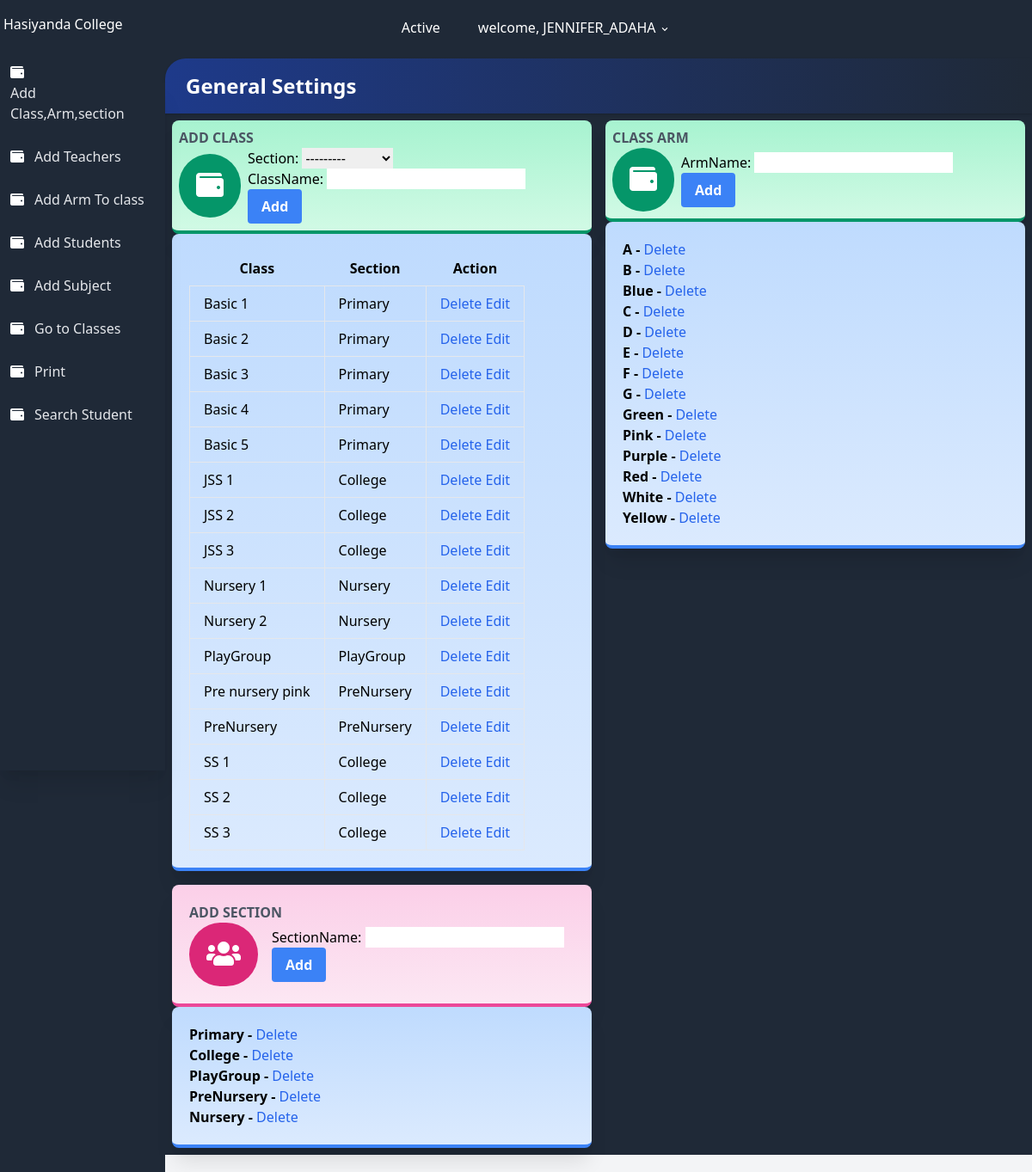
/settings/ (signed in), run on an earlier commit of the app's database.
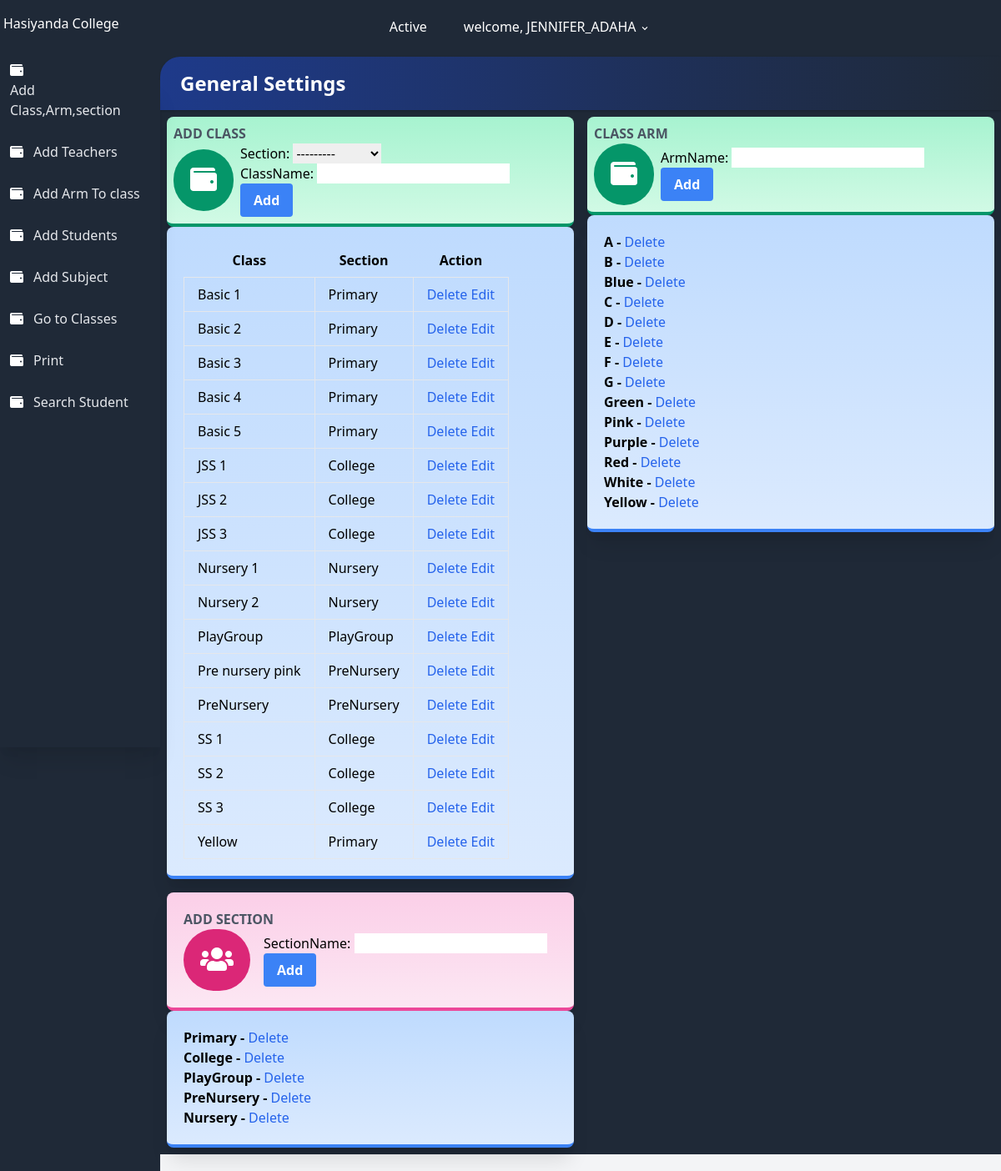
And on a later commit of the database.
### users/models.py (models this page shows, shortened)
class User(AbstractUser):
    class Role(models.TextChoices):
        ADMIN = 'admin'
        TEACHER = 'teacher'
        STUDENT = 'student'
    base_role = Role.TEACHER
    role = models.CharField(max_length=10, choices= Role.choices , null=True, blank=True)
    section = models.ForeignKey('result.section', on_delete=models.SET_NULL, null=True , blank=True)
    class Meta:
        db_table = 'auth_user'

### result/models.py (models this page shows, shortened)
class all_class(models.Model):
    className = models.CharField(max_length=100 , unique=True)
    section = models.ForeignKey(section, on_delete=models.CASCADE, null=True)
    complete = models.BooleanField(default=False)
    date = models.DateTimeField(auto_now_add=True)
    class Meta:
        ordering = ['className']

class section(models.Model):
    sectionName = models.CharField(max_length=100 , unique=True)
    def __str__(self):
        return self.sectionName

class classArm(models.Model):
    armName = models.CharField(max_length=100 , unique=True)
    class Meta:
        ordering = ['armName']

### result/views.py (the view, shortened to what this page needs)
# urls.py: path('settings/', settings.as_view(), name='settings'),
class settings(LoginRequiredMixin, TemplateView):
    login_url = 'result:login'
    template_name = 'result/settings.html'
    queryset = all_class.objects.all()
    def get_context_data(self, **kwargs):
        context = super(settings, self).get_context_data(**kwargs)
        context['classForm'] = allClassForm()
        context['armForm'] = classArmForm()
        context['sectionForm'] = sectionForm()
        context['imageForm'] = ImageForm()
        context['settingForm'] = settingForm()
        context['allclass'] = all_class.objects.all()
        context['classArm'] = classArm.objects.all()
        context['sections'] = section.objects.all()
        context['img'] = Images.objects.all()
        context['setting'] = setting.objects.all()
        context['studentCount'] = students.objects.all().count()
        return context

### result/forms.py
class allClassForm(forms.ModelForm):
    class Meta:
        model = all_class
        fields = ['section', 'className' ]

class classArmForm(forms.ModelForm):
    class Meta:
        model = classArm
        fields = ['armName']

### result/templates/result/settings.html (shortened to what this page needs)
{% extends 'settingsbase.html' %}
{% load static %}
{% block content %}
<div class="flex flex-wrap">
    <div class="w-full md:w-1/2 xl:w-1/3 p-2">
        <div class="bg-gradient-to-b from-green-200 to-green-100 border-b-4 border-green-600 rounded-lg shadow-xl p-2">
            <h2 class="font-bold uppercase text-gray-600">Add Class</h2>
            <div class="flex flex-row items-center">
                <div class="flex-shrink pr-2">
                    <div class="rounded-full p-5 bg-green-600"><i class="fa fa-wallet fa-2x fa-inverse"></i></div>
                </div>
                <form method="post"  class="">
                      {{ classForm.as_p }}
                      <button
                        class="bg-blue-500 hover:bg-blue-700 text-white font-bold py-2 px-4 rounded focus:outline-none focus:shadow-outline"
                        type="submit"> Add</button>
                </form>
            </div>
        </div>
            <div class="bg-gradient-to-b from-blue-200 to-blue-100 border-b-4 border-blue-500 rounded-lg shadow-xl p-5">
                <div class="flex flex-row items-center">
                        <table class="table-auto">
                            <thead>
                              <tr>
                                <th class="px-4 py-2">Class</th>
                                <th class="px-4 py-2">Section</th>
                                <th class="px-4 py-2">Action</th>
                              </tr>
                            </thead>
                            <tbody>
                              {% for class in allclass%}
                              <tr>
                                <td class="border px-4 py-2">
                                    {{class.className}}
                                </td>
                                <td class="border px-4 py-2">{{class.section}}</td>
                                <td class="border px-4 py-2">
                                    <a href="{% url 'result:deleteClass' class.id %}" class="font-medium text-blue-600 dark:text-blue-500 hover:underline" >
                                        Delete
                                      </a>
                                      <a href="{% url 'result:EditClass' class.id %}" class="font-medium text-blue-600 dark:text-blue-500 hover:underline" >
                                          Edit
                                        </a>
                                </td>
                              </tr>
                              {% endfor %}
                            </tbody>
                          </table>
                </div>
            </div>
    </div>
    <div class="w-full md:w-1/2 xl:w-1/3 p-2">
        <div class="bg-gradient-to-b from-green-200 to-green-100 border-b-4 border-green-600 rounded-lg shadow-xl p-2">
            <h2 class="font-bold uppercase text-gray-600">Class Arm</h2>
            <div class="flex flex-row items-center">
                <div class="flex-shrink pr-2">
                    <div class="rounded-full p-5 bg-green-600"><i class="fa fa-wallet fa-2x fa-inverse"></i></div>
                </div>
                <form method="post"  class="">
                      {{ armForm.as_p }}
                      <button
                        class="bg-blue-500 hover:bg-blue-700 text-white font-bold py-2 px-4 rounded focus:outline-none focus:shadow-outline"
                        type="submit"> Add</button>
                </form>
            </div>
        </div>
        <div class="bg-gradient-to-b from-blue-200 to-blue-100 border-b-4 border-blue-500 rounded-lg shadow-xl p-5">
            <div class="flex flex-row items-center">
                <ul class=" font-bold">
                    {% for classArm in classArm%}
                      <li  >
                         {{ classArm.armName}} -
                         <a href="{% url 'result:deleteArm' classArm.id %}" class="font-medium text-blue-600 dark:text-blue-500 hover:underline" >
                          Delete
                        </a>
                      </li>
                    {% endfor %}
                  </ul>
            </div>
        </div>
    </div>
    <div class="w-full md:w-1/2 xl:w-1/3 p-2">
        <div class="bg-gradient-to-b from-pink-200 to-pink-100 border-b-4 border-pink-500 rounded-lg shadow-xl p-5">
            <h2 class="font-bold uppercase text-gray-600">Add Section</h2>
            <div class="flex flex-row items-center">
                <div class="flex-shrink pr-4">
                    <div class="rounded-full p-5 bg-pink-600"><i class="fas fa-users fa-2x fa-inverse"></i></div>
                </div>
                <form method="post"  class="">
                    {{ sectionForm.as_p }}
                    <button
                      class="bg-blue-500 hover:bg-blue-700 text-white font-bold py-2 px-4 rounded focus:outline-none focus:shadow-outline"
                      type="submit"> Add</button>
              </form>
            </div>
        </div>
        <div class="bg-gradient-to-b from-blue-200 to-blue-100 border-b-4 border-blue-500 rounded-lg shadow-xl p-5">
            <div class="flex flex-row items-center">
                <ul class=" font-bold">
                    {% for section in sections %}
                      <li  >
                        {{ section.sectionName }} -
                         <a href=" " class="font-medium text-blue-600 dark:text-blue-500 hover:underline" >
                          Delete
                        </a>
                      </li>
                    {% endfor %}
                  </ul>
            </div>
        </div>
    </div>
</div>
{% endblock %}

### templates/settingsbase.html (shortened to what this page needs)
{% load static %}
<!DOCTYPE html>
<html lang="en">
<head>
    <link rel="stylesheet" href="https://use.fontawesome.com/releases/v5.3.1/css/all.css">
    <link rel="stylesheet" href="https://unpkg.com/tailwindcss@2.2.19/dist/tailwind.min.css"/>
    <link href="https://afeld.github.io/emoji-css/emoji.css" rel="stylesheet">
</head>
<body class="bg-gray-800 font-sans leading-normal tracking-normal mt-12">
<header>
    <nav aria-label="menu nav" class="bg-gray-800 pt-2 md:pt-1 pb-1 px-1 mt-0 h-auto fixed w-full z-20 top-0">
        <div class="flex flex-wrap items-center">
            <div class="flex flex-shrink md:w-1/3 justify-center md:justify-start text-white">
                <a href="{% url 'result:index' %}" aria-label="Home">
                    <h1> Hasiyanda College</h1>
                </a>
            </div>
            <div class="flex w-full pt-2 content-center justify-between md:w-1/3 md:justify-end">
                <ul class="list-reset flex justify-between flex-1 md:flex-none items-center">
                    <li class="flex-1 md:flex-none md:mr-3">
                        <a class="inline-block py-2 px-4 text-white no-underline" href="#">Active</a>
                    </li>
                    <li class="flex-1 md:flex-none md:mr-3">
                        <div class="relative inline-block">
                            <button onclick="toggleDD('myDropdown')" class="drop-button text-white py-2 px-2"> <span class="pr-2"></span> welcome, {{user.username}} <svg class="h-3 fill-current inline" xmlns="http://www.w3.org/2000/svg" viewBox="0 0 20 20">
                                <path d="M9.293 12.95l.707.707L15.657 8l-1.414-1.414L10 10.828 5.757 6.586 4.343 8z" /></svg></button>
                        </div>
                    </li>
                </ul>
            </div>
        </div>
    </nav>
</header>
<body>
    <div class="flex flex-col md:flex-row">
        <nav aria-label="alternative nav">
            <div class="bg-gray-800 shadow-xl h-20 fixed bottom-0 mt-12 md:relative md:h-screen z-10 w-full md:w-48 content-center">
                <div class="md:mt-12 md:w-48 md:fixed md:left-0 md:top-0 content-center md:content-start text-left justify-between">
                    <ul class="list-reset flex flex-row md:flex-col pt-3 md:py-3 px-1 md:px-2 text-center md:text-left">
                        <li class="mr-3 flex-1">
                            <a href="{% url 'result:settings' %}" class="block py-1 md:py-3 pl-0 md:pl-1 align-middle text-white no-underline hover:text-white border-b-2 border-gray-800 hover:border-red-500">
                                <i class="fa fa-wallet pr-0 md:pr-3"></i><span class="pb-1 md:pb-0 text-xs md:text-base text-gray-400 md:text-gray-200 block md:inline-block">
                                    Add Class,Arm,section
                                </span>
                            </a>
                        </li>
                        <li class="mr-3 flex-1">
                            <a href="{% url 'result:RegisterTeachers' %}" class="block py-1 md:py-3 pl-0 md:pl-1 align-middle text-white no-underline hover:text-white border-b-2 border-gray-800 hover:border-green-500">
                                <i class="fa fa-wallet pr-0 md:pr-3"></i><span class="pb-1 md:pb-0 text-xs md:text-base text-gray-400 md:text-gray-200 block md:inline-block">
                                    Add Teachers
                                </span>
                            </a>
                        </li>
                        <li class="mr-3 flex-1">
                            <a href="{% url 'result:CreateClassArm' %}" class="block py-1 md:py-3 pl-0 md:pl-1 align-middle text-white no-underline hover:text-white border-b-2 border-gray-800 hover:border-green-500">
                                <i class="fa fa-wallet pr-0 md:pr-3"></i><span class="pb-1 md:pb-0 text-xs md:text-base text-gray-400 md:text-gray-200 block md:inline-block">
                                    Add Arm To class
                                </span>
                            </a>
                        </li>
                        <li class="mr-3 flex-1">
                            <a href="{% url 'result:registerStudent' %}" class="block py-1 md:py-3 pl-0 md:pl-1 align-middle text-white no-underline hover:text-white border-b-2 border-gray-800 hover:border-yellow-500">
                                <i class="fa fa-wallet pr-0 md:pr-3"></i><span class="pb-1 md:pb-0 text-xs md:text-base text-gray-400 md:text-gray-200 block md:inline-block">
                                    Add Students
                                </span>
                            </a>
                        </li>
                        <li class="mr-3 flex-1">
                            <a href="{% url 'result:subjectCreate' %}" class="block py-1 md:py-3 pl-0 md:pl-1 align-middle text-white no-underline hover:text-white border-b-2 border-gray-800 hover:border-green-500">
                                <i class="fa fa-wallet pr-0 md:pr-3"></i><span class="pb-1 md:pb-0 text-xs md:text-base text-gray-400 md:text-gray-200 block md:inline-block">
                                    Add Subject
                                </span>
                            </a>
                        </li>
                        <li class="mr-3 flex-1">
                            <a href="{% url 'result:classList' %}" class="block py-1 md:py-3 pl-0 md:pl-1 align-middle text-white no-underline hover:text-white border-b-2 border-gray-800 hover:border-green-500">
                                <i class="fa fa-wallet pr-0 md:pr-3"></i><span class="pb-1 md:pb-0 text-xs md:text-base text-gray-400 md:text-gray-200 block md:inline-block">
                                    Go to Classes
                                </span>
                            </a>
                        </li>
                        <li class="mr-3 flex-1">
                            <a href="{% url 'result:print' %}" class="block py-1 md:py-3 pl-0 md:pl-1 align-middle text-white no-underline hover:text-white border-b-2 border-gray-800 hover:border-green-500">
                                <i class="fa fa-wallet pr-0 md:pr-3"></i><span class="pb-1 md:pb-0 text-xs md:text-base text-gray-400 md:text-gray-200 block md:inline-block">
                                    Print
                                </span>
                            </a>
                        </li>
                        <li class="mr-3 flex-1">
                            <a href="{% url 'result:searchStudents' %}" class="block py-1 md:py-3 pl-0 md:pl-1 align-middle text-white no-underline hover:text-white border-b-2 border-gray-800 hover:border-green-500">
                                <i class="fa fa-wallet pr-0 md:pr-3"></i><span class="pb-1 md:pb-0 text-xs md:text-base text-gray-400 md:text-gray-200 block md:inline-block">
                                    Search Student
                                </span>
                            </a>
                        </li>
                    </ul>
                </div>
            </div>
        </nav>
        <section>
            <div id="main" class="main-content flex-1 bg-gray-100 mt-12 md:mt-2 pb-24 md:pb-5">
                <div class="bg-gray-800 pt-3">
                    <div class="rounded-tl-3xl bg-gradient-to-r from-blue-900 to-gray-800 p-4 shadow text-2xl text-white">
                        <h1 class="font-bold pl-2"> General Settings </h1>
                    </div>
                    {% block content %}
                    {% endblock content %}
                </div>
            </div>
        </section>
    </div>
</body>
</html>

What changed in the data, as far as the page shows it:
added all_class: className "Yellow", section "Primary"
